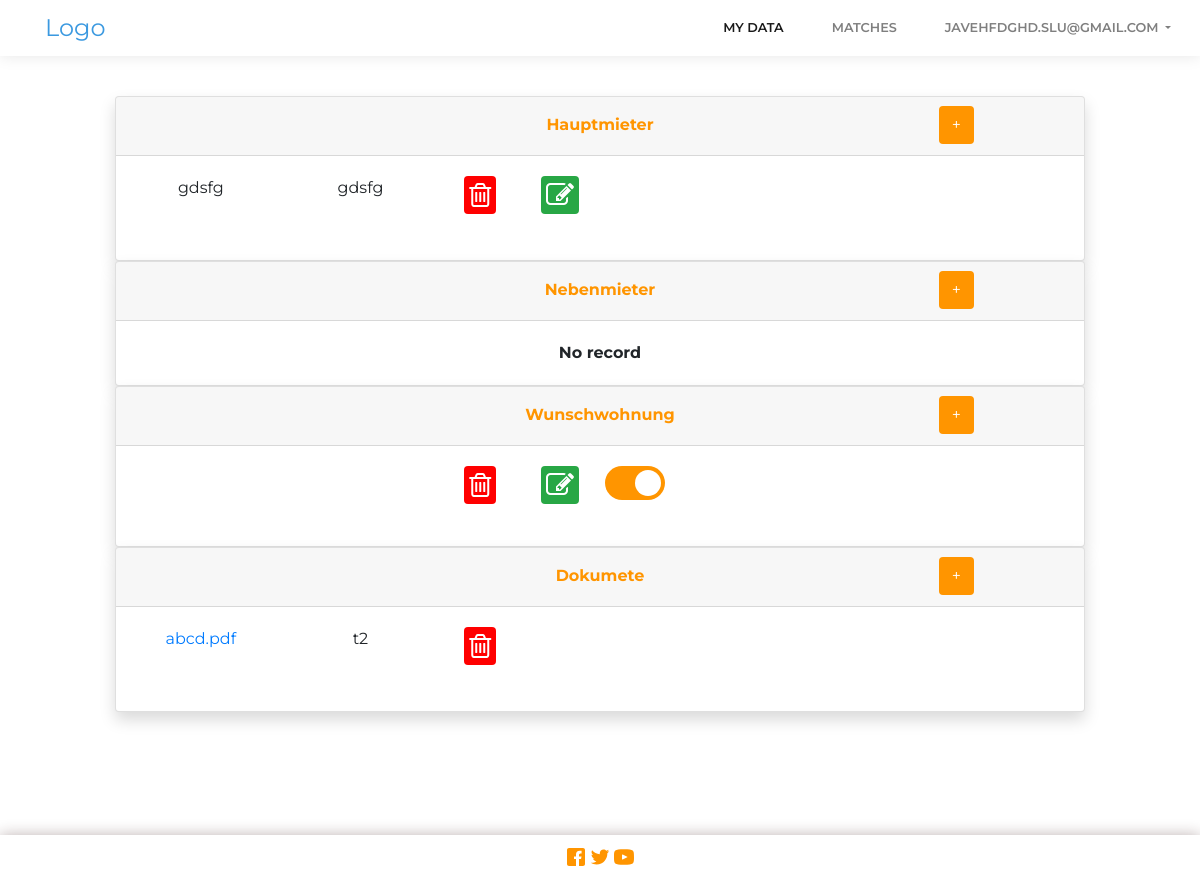
/ (signed in), run on an earlier commit of the app's database.
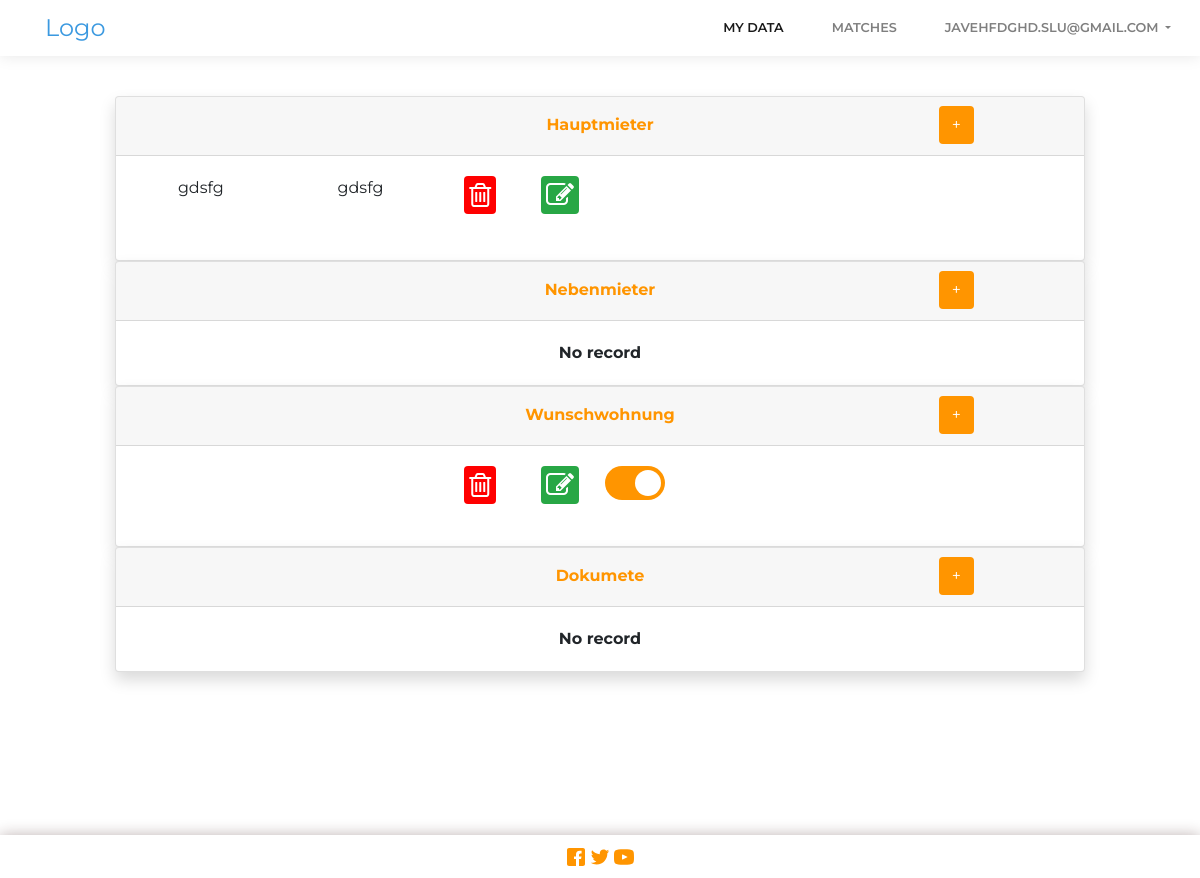
And on a later commit of the database.
### mieter/models.py (models this page shows, shortened)
class Mieterperson(models.Model):
	BOOL_CHOICES = ((None, 'N/A'), (True, 'Yes'), (False, 'No'))
	mieter = models.ForeignKey(User, on_delete=models.CASCADE)
	nachname = models.CharField(max_length=50, null=True, blank=True, default=None)
	vorname = models.CharField(max_length=50, null=True, blank=True, default=None)
	geburtsdatum = models.DateField(null=True, blank=True, default=None)
	anschrift_strasse = models.CharField(max_length=50, null=True, blank=True, default=None)
	anschrift_hausnummer = models.CharField(max_length=50, null=True, blank=True, default=None)
	anschrift_plz = models.CharField(max_length=5, null=True, blank=True, default=None)
	anschrift_stadt = models.CharField(max_length=50, null=True, blank=True, default=None)
	telefonnummer = models.CharField(max_length=30, default=None, null=True, blank=True)
	beruf = models.CharField('Ausgeübter Beruf', max_length=50, null=True, blank=True, default=None)
	einkommen = models.IntegerField('Mtl. Nettoeinkommen', null=True, blank=True, default=None)
	arbeitgeber_name = models.CharField('Dezeitiger Arbeitgeber', max_length=50, null=True, blank=True, default=None)
	arbeitgeber_anschrift = models.CharField(max_length=100, null=True, blank=True, default=None)
	arbeitgeber_telefonnummer = models.CharField(max_length=30, null=True, blank=True, default=None)
	arbeitsgeber_datum_besch = models.DateField( null=True, blank=True,default=None)
	arbeitgeber_festanstellung = models.BooleanField(choices=BOOL_CHOICES, null=True, blank=True,  default=None)
	arbeitgeber_probezeit = models.BooleanField(choices=BOOL_CHOICES, null=True, blank=True,  default=None)
	vermieter_name = models.CharField(max_length=100, null=True, blank=True, default=None)
	vermieter_anschrift = models.CharField(max_length=100, null=True, blank=True, default=None)
	vermieter_telefonnummer = models.CharField(max_length=30, null=True, blank=True, default=None)
	mietrueckstellungen = models.BooleanField('Bestehen Mietrückstände aus bisherigen Mietverhältnissen?', choices=BOOL_CHOICES, null=True, blank=True,  default=None)
	raeumungsklage = models.BooleanField('In den letzten fünf Jahren wurde Räumungsklage gegen mich erhoben', choices=BOOL_CHOICES, null=True, blank=True, default=None)
	raeumungsklage_date = models.DateField(null=True, blank=True)
	zwangsvollstraeckung = models.BooleanField('In den letzten fünf Jahren wurde Zwangsvollstreckung gegen mich eingeleitet', choices=BOOL_CHOICES, null=True, blank=True, default=None)
	zwangsvollstraeckung_date = models.DateField(null=True, blank=True)
	eid_versicherung = models.BooleanField('In den letzten fünf Jahren habe ich eine eidesstattliche Versicherung abgegeben', choices=BOOL_CHOICES, null=True, blank=True, default=None)
	eid_versicherung_date = models.DateField(null=True, blank=True)
	insolvenzverfahren = models.BooleanField('In den letzten fünf Jahren wurde ein Insolvenzverfahren gegen mich eröffnet', choices=BOOL_CHOICES, null=True, blank=True, default=None)
	insolvenzverfahren_date = models.DateField(null=True, blank=True)
	vorstrafen = models.BooleanField('Vorstrafen / Haftbefehl', choices=BOOL_CHOICES, null=True, blank=True, default=None)
	vorstrafen_date = models.DateField(null=True, blank=True)
	sozialleistungen = models.BooleanField('Ich beziehe Sozialleistungen zur Zahlung der Miete / Kaution', choices=BOOL_CHOICES,null=True, blank=True, default=None)
	sozialleistungen_beschreibung = models.CharField('Welche und in welchem Umfang', max_length=200,null=True, blank=True, default=None)
	gewerbliche_nutzung = models.BooleanField('Ist einge gewerbliche Nutzung der Wohnung beabsichtigt?', choices=BOOL_CHOICES,null=True, blank=True, default=None)
	gewerbliche_nutzung_zweck = models.CharField('Zweck angeben', max_length=200,null=True, blank=True, default=None)
	tierhaltung = models.BooleanField('Tierhaltung beabsichtigt', choices=BOOL_CHOICES,null=True, blank=True, default=None)
	tierhaltung_beschreibung = models.CharField('Tierart / Rasse', max_length=200,null=True, blank=True, default=None)

class Wunschwohnung(models.Model):
	BOOL_CHOICES = ((True, 'Yes'), (False, 'No'))
	mieter = models.ForeignKey(User, on_delete=models.CASCADE)
	max_miete = models.IntegerField('Maximale Kaltmiete pro Monat', default=None,null=True, blank=True)
	flaeche = models.CharField('Wohnfläche ab',max_length=250, default=None,null=True, blank=True)
	anzahl_zimmer = models.FloatField('Anzahl der Zimmer ab', default=None,null=True, blank=True)
	bezugsfertig = models.DateField('Bezugsfertig ab', default=None,null=True, blank=True)
	land = models.CharField('Land', max_length=50, default='Deutschland',null=True, blank=True)
	stadt = models.CharField('Stadt', max_length=50, default='München',null=True, blank=True)
	balkon_terrasse = models.BooleanField('Balkon / Terrasse', default=None)
	barrierefrei = models.BooleanField('Barrierefrei', default=None)
	haustiere = models.BooleanField('Haustiere erlaubt', default=None)
	garage_stellplatz = models.BooleanField('Garage / Stellplatz', default=None)
	einbaukueche = models.BooleanField('Einbauküche', default=None)
	keller = models.BooleanField('Keller', default=None)
	gaeste_wc = models.BooleanField('Gäste-WC', default=None)
	aktiv = models.BooleanField('Gibt an, ob Gesuch aktiv ist', choices=BOOL_CHOICES, null=True, blank=True, default=False)

class Documents(models.Model):
    mieter = models.ForeignKey(User, on_delete=models.CASCADE)
    file = models.FileField()

class DocumentsType(models.Model):
	documents = models.ForeignKey(Documents, on_delete=models.CASCADE)
	type = models.ForeignKey(Type, on_delete=models.CASCADE)

class Type(models.Model):
	type = models.CharField(max_length=200)
	class Meta:
		ordering = ('type',)

### accounts/views.py (the view)
# urls.py: path('', views.AfterPage.as_view(),name="index"),
class AfterPage(LoginRequiredMixin, TemplateView):
	template_name='after_page.html'
	def get(self,request,*args,**kwargs):
		if self.request.user.role=='mieter':
			mieterpersons = Mieterperson.objects.filter(mieter=self.request.user)
			nebenmieters = Nebenmieter.objects.filter(mieter=self.request.user)
			wunschwohnungs = Wunschwohnung.objects.filter(mieter=self.request.user)
			documents = Documents.objects.filter(mieter=self.request.user)
			types = Type.objects.all()
			return render(request,'mieter_landing_page.html',{'mieterpersons': mieterpersons,
			 'nebenmieters': nebenmieters, 'wunschwohnungs': wunschwohnungs, 'documents': documents, 'types': types})
		return render(request, self.template_name)

### mieter/templates/mieter_landing_page.html (shortened to what the changed rows need)
<!DOCTYPE html>
<html lang="en">
<head>
    {% load static %}
    {% load check %}
    <link rel="stylesheet" href="https://cdn.jsdelivr.net/npm/bootstrap-select@1.13.14/dist/css/bootstrap-select.min.css">
    <link rel="stylesheet" href="{% static 'bootstrap.min.css' %}" >
    <link rel="stylesheet" href="https://cdnjs.cloudflare.com/ajax/libs/font-awesome/4.7.0/css/font-awesome.min.css">
    <link href="{% static 'selectize.css' %}" rel="stylesheet">
</head>
<body class="text-center">
    <br/><br/><br/>
        <section style="min-height: 763px;">
            <div id="wrapper">
                <div class="d-flex flex-column" id="content-wrapper">
                    <div id="content">
                    <div class="container-fluid">
                        <div class="row mb-3">
                            <div class="offset-md-1 col-md-10">
                                    <div class="row">
                                        <div class="col">
                                            <div class="card shadow">
                                                    <div class="card-body">
                                                        {% if mieterpersons.count == 0 %}
                                                        <p class="m-0 font-weight-bold">No record</p>
                                                        {% else %}
                                                        {% for mieterperson in mieterpersons %}
                                                        <div class="row">
                                                            <div class="col-md-2">
                                                                <div>
                                                                    <p>{{mieterperson.nachname|default_if_none:""}}</p>
                                                                </div>
                                                            </div>
                                                            <div class="col-md-2">
                                                                <div>
                                                                    <p>{{mieterperson.vorname|default_if_none:""}}</p>
                                                                </div>
                                                            </div>
                                                            <div class="col-md-1">
                                                                <div>
                                                                 <i class="fa fa-trash-o"  data-toggle="modal" data-target="#mieterperson_delete_caution_modal_{{mieterperson.pk}}" style="font-size: 28px;color: white;background: red;border-radius: 4px;padding: 5px;cursor: pointer;">
                                                                 </i>
                                                                </div>
                                                            </div>
                                                            <div class="col-md-1">
                                                                <div>
                                                                 <a href="{% url 'mieterperson_update' mieterperson.pk %}">
                                                                     <i class="fa fa-edit" style="font-size:28px;color:white;background: #28a745;border-radius: 4px;padding: 5px;">
                                                                     </i>
                                                                 </a>
                                                                </div>
                                                            </div>
                                                        </div>
                                                      <br>
                                                        {% endfor %}
                                                        {% endif %}
                                                    </div>
                                            </div>
                                        </div>
                                    </div>
                                    <div class="row">
                                        <div class="col">
                                            <div class="card shadow">
                                                <div class="card-body">
                                                        {% if wunschwohnungs.count == 0 %}
                                                        <p class="m-0 font-weight-bold">No record</p>
                                                        {% else %}
                                                        {% for wunschwohnung in wunschwohnungs %}
                                                        <div class="row" style="height: 60px;">
                                                            <div class="col-md-2">
                                                            </div>
                                                            <div class="col-md-2">
                                                            </div>
                                                            <div class="col-md-1">
                                                                <div>
                                                                    <i class="fa fa-trash-o"  data-toggle="modal" data-target="#wunschwohnung_delete_caution_modal_{{wunschwohnung.pk}}" style="font-size: 28px;color: white;background: red;border-radius: 4px;padding: 5px;cursor: pointer;"></i>
                                                                </div>
                                                            </div>
                                                            <div class="col-md-1">
                                                                <div>
                                                                 <a href="{% url 'wunschwohnung_update' wunschwohnung.pk %}">
                                                                     <i class="fa fa-edit" style="font-size:28px;color:white;background: #28a745;border-radius: 4px;padding: 5px;">
                                                                     </i>
                                                                 </a>
                                                                </div>
                                                            </div>
                                                            <div class="col-md-1">
                                                                <div>
                                                                <label class="switch" >
                                                                  <span class="slider round"></span>
                                                                </label>
                                                                </div>
                                                            </div>
                                                        </div>
                                                        {% endfor %}
                                                        {% endif %}
                                                </div>
                                            </div>
                                        </div>
                                    </div>
                                    <div class="row">
                                        <div class="col">
                                            <div class="card shadow">
                                                <div class="card-body">
                                                        {% if documents.count == 0 %}
                                                        <p class="m-0 font-weight-bold">No record</p>
                                                        {% else %}
                                                        {% for document in documents %}
                                                        <div class="row">
                                                            <div class="col-md-2">
                                                                <div>
                                                                    <a href="{{document.file.url}}" class="card-link"  download>{{document.file|default_if_none:""}} </a>
                                                                </div>
                                                            </div>
                                                            <div class="col-md-2">
                                                                <div>
                                                                    <p>{{document.documentstype_set.all.0.type.type|default_if_none:""}}</p>
                                                                </div>
                                                            </div>
                                                            <div class="col-md-1">
                                                                <div>
                                                                    <i class="fa fa-trash-o"  data-toggle="modal" data-target="#document_delete_caution_modal_{{document.pk}}" style="font-size: 28px;color: white;background: red;border-radius: 4px;padding: 5px;cursor: pointer;"></i>
                                                                </div>
                                                            </div>
                                                        </div>
                                                          <br>
                                                        {% endfor %}
                                                        {% endif %}
                                                </div>
                                            </div>
                                        </div>
                                    </div>
                            </div>
                        </div>
                    </div>
                </div>
            </div>
        </section>
</body>
</html>

What changed in the data, as far as the page shows it:
removed Documents: file "abcd.pdf", documentstype_set.all.0.type.type "t2"
Also different on the page:
text now shown: "No record"
